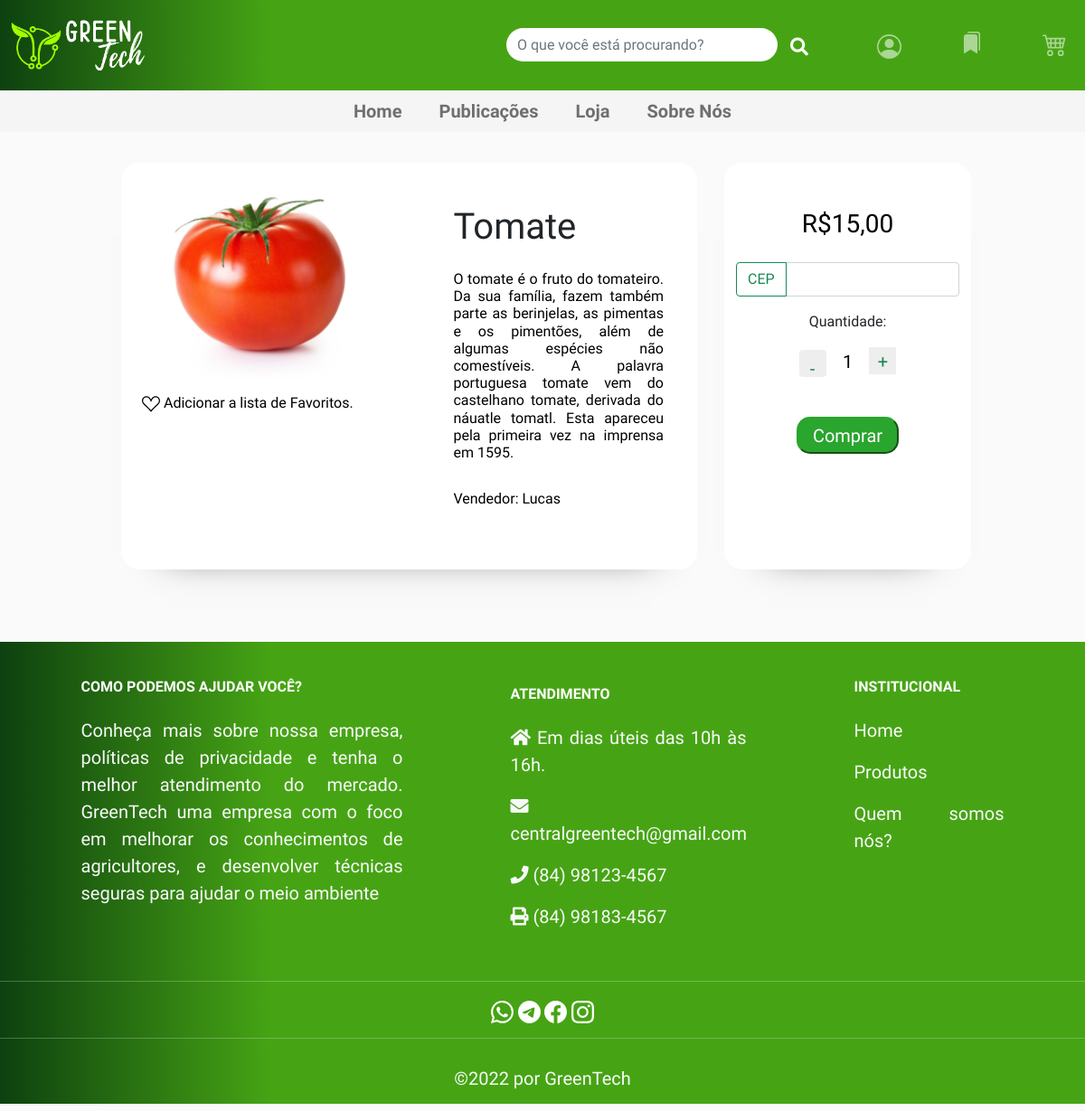
Page /detalhe_produto/2 on the committed database.
### main/models.py (models this page shows, shortened)
class Produto(models.Model):
    nome = models.CharField(max_length=100)
    valor = models.DecimalField(max_digits=8,decimal_places=2)
    descricao = models.TextField()
    categoria = models.ForeignKey(Categoria_Produto, on_delete=models.CASCADE)
    imagem = models.ImageField(upload_to='produtos/', blank=True, null=True)
    user = models.ForeignKey(get_user_model(), null=True,blank=True,on_delete=models.CASCADE)

### main/views.py (the view)
# urls.py: path('detalhe_produto/<int:id>', detalhe_produto, name="detalhe_produto"),
def detalhe_produto(request, id):
    busca = request.GET.get('search')
    if busca:
        lista = Publicacao.objects.filter(titulo__icontains = busca)
        lista_produto = Produto.objects.filter(nome__icontains = busca)
        context = {'buscas' : lista, 'busca_produto' : lista_produto}
        return render(request, "busca.html", context)
    else:
        lista = Produto.objects.get(id=id)
        context = {'produto' : lista}
        return render(request, "detalhe_produto.html", context)

### main/templates/detalhe_produto.html (shortened to what this page needs)
{% extends 'base.html' %}
{% load static %}
{% block conteudo %}
<main>
    <div class="des container" style="margin: 50px;">
      <div class="row cartao"  style="margin: 0px;">
        <div class="col-lg-7 detalhe container sombra">
          <div class="row">
          <div class="col">
            <img class="img-fluid" style="margin: 15px; width: 250px;" src="/media/{{produto.imagem}}" class="img-fluid rounded-start" alt="..."> <br>
            <a style="color: black; margin-left: 10px;" href=""><i> </i> Adicionar a lista de Favoritos.</a>
          </div>
          <div class="col-lg-5" style="margin: 20px; padding: 0px;">
            <div style=" margin-top:10px; text-align: justify;" class="card-body" >
              <h1 style="margin: 0px ;" class="card-title">{{produto.nome}}</h1> <br>
              <p class="h6" style="color: black;" class="card-text">{{produto.descricao}} </p> <br>
              <p class="h6" style="color: black;" class="card-text">Vendedor: {{produto.user}} </p> <br>
            </div>
            </div>
          </div>
        </div>
        <div class="col-lg-3 detalhe sombra" style="margin-left: 0px;">
          <h2 class="h3" style="color: black; text-align: center; margin-top: 50px;" class="card-text">R${{produto.valor}}</h2>
          <div class="input-group mb-3" style="margin-top: 25px;">
            <button class="btn btn-outline-success" type="button" id="button-addon1">CEP</button>
            <input type="text" class="form-control" id="cep" placeholder="" aria-label="Example text with button addon" aria-describedby="button-addon1">
          </div>
          <div style="text-align: center;">
            <p style="text-align: center;">Quantidade:</p>
            <button class="btn btn-outline-success" type="button" id="decrement-button">-</button>
            <input type="text" id="quantity" value="1" readonly>
            <button class="btn-outline-success" type="button" id="increment-button">+</button>
          </div>
          <br>
            <div class="order-center" style="text-align: center;">
              <button type="button" class="but order-center" style="margin-right: 100px; font-size: 20px; margin: 20px; text-align: center;"> Comprar </button>
            </div>
        </div>
      </div>
    </div>
</main>
{% endblock %}

### main/static/css/styles.css (style rules this page uses)
* { box-sizing: border-box; font-family: 'Noto Sans Mono', monospace; font-family: 'Quicksand', sans-serif; }
body { background: #fafafa; font-family: 'Noto Sans Mono', monospace; font-family: 'Quicksand', sans-serif; }
p { text-align: justify; font-family: 'Noto Sans Mono', monospace; font-family: 'Quicksand', sans-serif; }
a { text-decoration: none; }
.but { background: #2aa52e; font-weight: 15px; padding: 0.2rem 1rem; border-radius: 15px; border-color: #2aa52e; color: white; }
.sombra { box-shadow: 0px 30px 40px -50px #333333; }
.detalhe { border: 1px solid rgb(255, 255, 255); border-radius: 20px; background-color: rgb(255, 255, 255); margin: 30px 30px; }
#increment-button, #decrement-button { width: 30px; height: 30px; font-size: 20px; background-color: #eee; border: none; outline: none; cursor: pointer; }
#quantity { width: 40px; height: 30px; font-size: 20px; text-align: center; background-color: #fff; border: none; outline: none; }

### rows in the picture
Produto: imagem (picture), nome "Tomate", descricao "O tomate é o fruto do tomateiro. Da sua família, fazem também parte as berinjelas, as pimentas e os pimentões, além de algumas espécies não comestíveis. A palavra portuguesa tomate vem do castelhano tomate, derivada do náuatle tomatl. Esta apareceu pela primeira vez na imprensa em 1595.", user "Lucas", valor "15,00"
